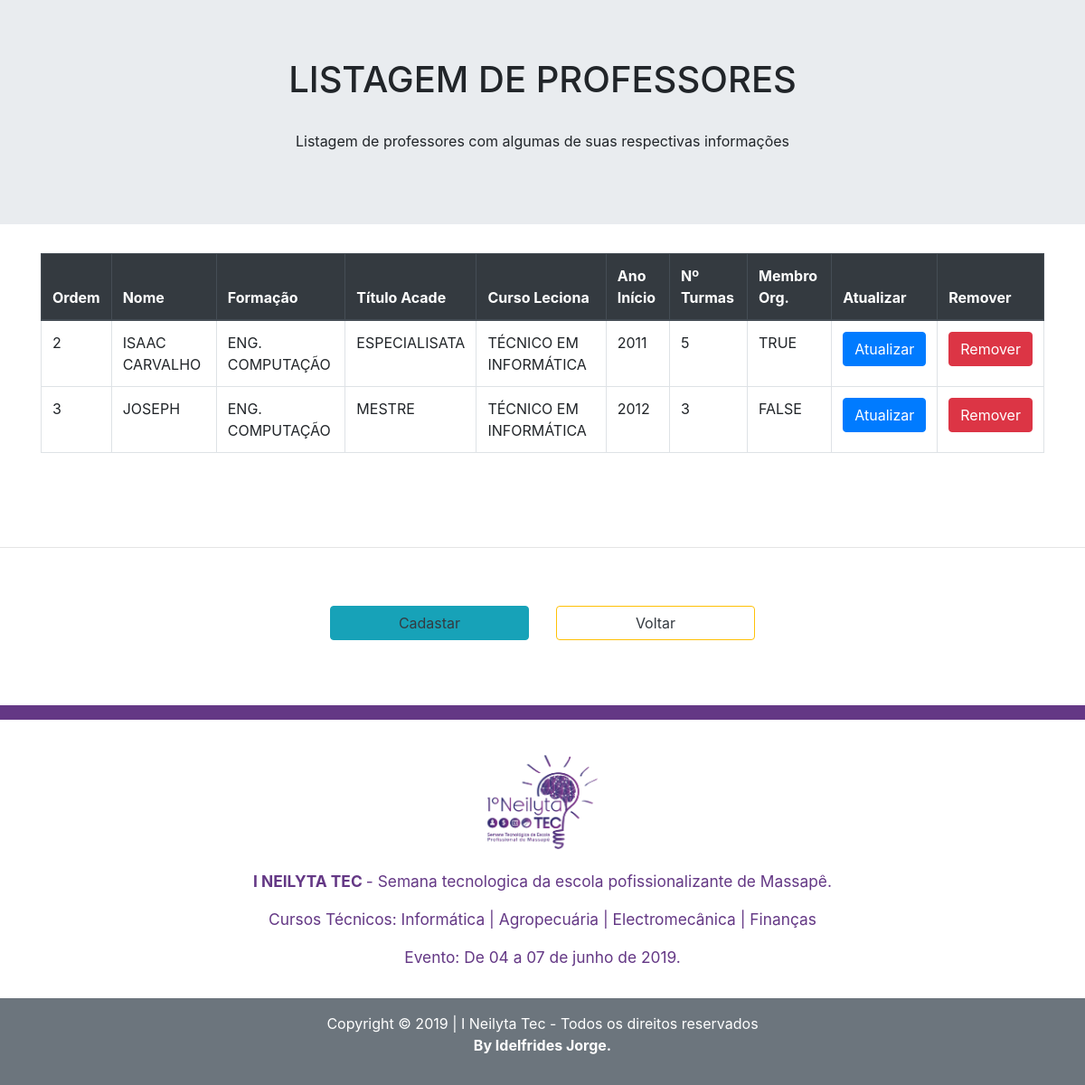
Page /listar_prof/ on the committed database.
### app_neilytaTec1/models.py (models this page shows, shortened)
class Professores(models.Model):
    nome_Prof = models.CharField(max_length=100)
    formacao = models.CharField(
        max_length=100,
        default='Eng. Computação'
    )
    titulo_Academico = models.CharField(
        max_length=30,
        choices=PROF_TITLE_CHOICE
    )
    curso_Leciona = models.ForeignKey(
        Cursos,
        on_delete=models.CASCADE
    )
    ano_Inicio = models.CharField(max_length=4)
    turmas = models.IntegerField()
    membro_Organizacao = models.BooleanField(default=True)
    class Meta:
        verbose_name_plural = 'Professores'

class Cursos(models.Model):
    nome_Curso = models.CharField(
        max_length=30,
        choices=COURSES_CHOICE
    )
    data_Inicio = models.DateField()
    num_Alunos = models.IntegerField()
    num_Prof = models.IntegerField()
    alunos_Formados = models.IntegerField()
    descricao = models.TextField()
    def __str__(self):
        return '%s' % (self.nome_Curso)
    class Meta:
        verbose_name_plural = 'Cursos'

### app_neilytaTec1/views.py (the view)
# urls.py: path('listar_prof/', listarProf, name='go2listarprof'),
def listarProf(request):
    dadosProf = {}
    dadosProf['info'] = 'Listagem de professores com  algumas de suas respectivas informações'
    dadosProf['professores'] = Professores.objects.all()
    return render(request,
        'app_neilytaTec1/listarProf.html',
        dadosProf
    )

### app_neilytaTec1/templates/app_neilytaTec1/listarProf.html (shortened to what this page needs)
<!DOCTYPE html>
<html lang="pt-bt">
<head>
    <link rel="stylesheet" href="https://stackpath.bootstrapcdn.com/bootstrap/4.3.1/css/bootstrap.min.css">
</head>
<body>
    <div class="jumbotron jumbotron-fluid">
        <h1 style="text-transform: uppercase; text-align: center">Listagem de Professores</h1><br>
        <p class="text-center display-5">{{ info }}</p>
    </div>
    <div class="table-responsive container">
        <table class="table table-hover table-bordered">
            <thead class="thead-dark">
                <tr>
                    <th>Ordem</th>
                    <th>Nome</th>
                    <th>Formação</th>
                    <th>Título Acade</th>
                    <th>Curso Leciona</th>
                    <th>Ano Início</th>
                    <th>Nº Turmas</th>
                    <th>Membro Org. </th>
                    <th>Atualizar</th>
                    <th>Remover</th>
                </tr>
            </thead>
            <tbody>
                {% for prof in professores %}
                <tr class="text-uppercase">
                    <td>{{ prof.id }}</td>
                    <td>{{ prof.nome_Prof }}</td>
                    <td>{{ prof.formacao }}</td>
                    <td>{{ prof.titulo_Academico }}</td>
                    <td>{{ prof.curso_Leciona }}</td>
                    <td>{{ prof.ano_Inicio }}</td>
                    <td>{{ prof.turmas }}</td>
                    <td>{{ prof.membro_Organizacao }}</td>
                    <td>
                        <a href="{% url 'url_update' 1 prof.id %}"><button type="button" class="btn btn-primary">Atualizar</button></a>
                    </td>
                    <td>
                        <a href="{% url 'url_remove' 1  prof.id %}"><button type="button" class="btn btn-danger">Remover</button></a>
                    </td>
                </tr>
                {% endfor %}
            </tbody>
        </table>
    </div>
    <br><br><br>
    <hr>
    <br><br>
    <div class="row w-50 mx-auto">
        <a href="{% url 'go2create' 1 %}" class="ml-auto mr-0 col-5">
           <button type="button" class="btn btn-info text-dark w-100">Cadastar</button>
        </a>
        <a href="{% url 'url_listagem' %}" class="mr-auto ml-0 col-5">
           <button type="button" class="btn btn-outline-warning text-dark w-100">Voltar</button>
        </a>
    </div>
    <br><br><br>
     <div class="py-2" style="background-color:#643885;"></div>
    <section class="text-white text-weight-bold text-center">
        <div class="py-3" style="color:#643885; font-size:13pt;">
            <a href="{% url 'url_home' %}"><img src="../media/images/Logo-Ev-EEEP.png" width="150" class="m-0 p-0"></a>
            <p><strong> I NEILYTA TEC </strong> - Semana tecnologica da escola pofissionalizante de Massapê.</p>
            <p>Cursos Técnicos: Informática | Agropecuária | Electromecânica | Finanças</p>
            <p>Evento: De 04 a 07 de junho de 2019.</p>
        </div>
        <footer class="bg-secondary py-3">
            <p>Copyright &copy; 2019 | I Neilyta Tec - Todos os direitos reservados <br><strong> By Idelfrides Jorge.</strong></p>
        </footer>
    </section>
</body>
</html>

### rows in the picture
Professores: id "2", nome_Prof "ISAAC CARVALHO", formacao "ENG. COMPUTAÇÃO", titulo_Academico "ESPECIALISATA", curso_Leciona "TÉCNICO EM INFORMÁTICA", ano_Inicio "2011", turmas "5", membro_Organizacao "TRUE"
Professores: id "3", nome_Prof "JOSEPH", formacao "ENG. COMPUTAÇÃO", titulo_Academico "MESTRE", curso_Leciona "TÉCNICO EM INFORMÁTICA", ano_Inicio "2012", turmas "3", membro_Organizacao "FALSE"

### other values in the picture
{{ info }} "Listagem de professores com algumas de suas respectivas informações"
